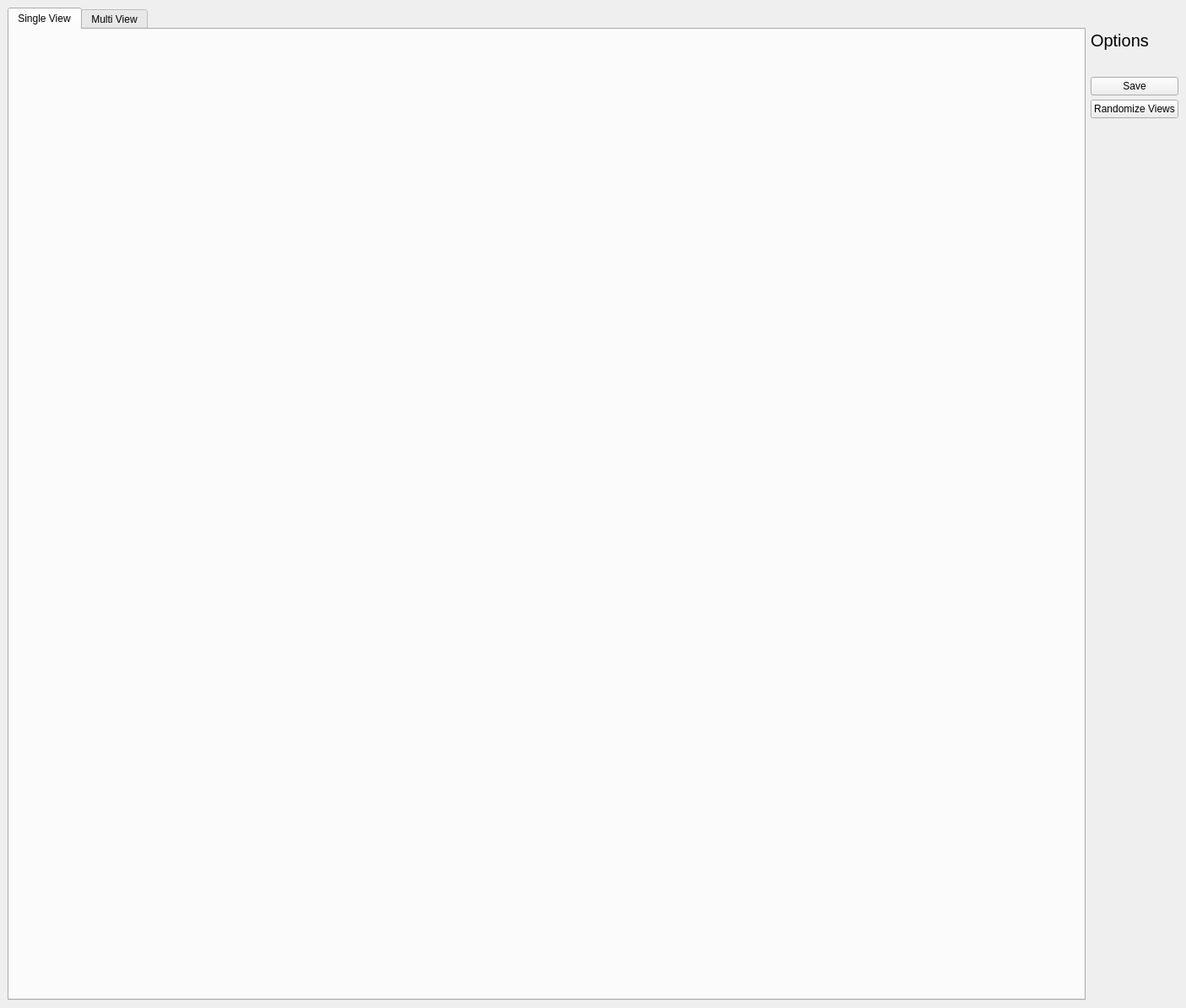
<?xml version="1.0" encoding="UTF-8"?>
<ui version="4.0">
 <class>main_window</class>
 <widget class="QMainWindow" name="main_window">
  <property name="geometry">
   <rect>
    <x>0</x>
    <y>0</y>
    <width>1405</width>
    <height>1194</height>
   </rect>
  </property>
  <property name="windowTitle">
   <string>ROARS: Labeler</string>
  </property>
  <property name="styleSheet">
   <string notr="true">
QMainWindow,QMessageBox,QTabWidget &gt; QWidget{
	background:#222;
}
QTabWidget{
	border:none;	
}
QTabBar::tab {
	
	margin-right:10px;
   padding:10px;
}
QPushButton,QTabBar::tab 
{
   background-color:#039BE5;
   border:none;
   color: white;
}
QLabel{
font:  &quot;Ubuntu&quot;;
color:white;
}
QPushButton:hover
{
   background-color:#03A9F4 !important;
   border:none;
}
QGroupBox{
	
}

QDoubleSpinBox,QSpinBox{
		background:white;
		color:black;
	font: 25 12pt &quot;Ubuntu&quot;;
}
QSpinBox::down-arrow,QSpinBox::up-arrow ,QDoubleSpinBox::down-arrow,QDoubleSpinBox::up-arrow {
 width: 15px;
    height:15px;
	margin:0;
	padding:0;
}

QDoubleSpinBox::down-arrow,QSpinBox::down-arrow {
    image: url(/home/daniele/work/ros/roars_ws/src/roars/data/gui_forms/images/minus.ico);
}
QDoubleSpinBox::up-arrow,QSpinBox::up-arrow {
    image: url(/home/daniele/work/ros/roars_ws/src/roars/data/gui_forms/images/plus.ico);
  
}
QDoubleSpinBox::up-button, QDoubleSpinBox::down-button,QSpinBox::up-button, QSpinBox::down-button  {
	width:15px;
	border:none;
}
QDoubleSpinBox::down-button:hover,QDoubleSpinBox::up-button:hover,QSpinBox::down-button:hover,QSpinBox::up-button:hover {
  background:#aaa;
}
QComboBox{
    background:white;
	border:none;
}
QComboBox::down-arrow {
    image: url(/home/daniele/work/ros/roars_ws/src/roars/data/gui_forms/images/plus.ico);
width:15px;
height:15px;
}
QComboBox::drop-down {
     subcontrol-origin: padding;
     subcontrol-position: top right;
     width: 25px;
 
     border-left-width: 1px;
     border-left-color: darkgray;
     border-left-style: dotted; /* just a single line */
  
 }

</string>
  </property>
  <widget class="QWidget" name="centralwidget">
   <property name="styleSheet">
    <string notr="true"/>
   </property>
   <layout class="QGridLayout" name="gridLayout_4">
    <item row="0" column="0">
     <layout class="QHBoxLayout" name="main_layout" stretch="4,1">
      <item>
       <widget class="QTabWidget" name="ui_main_tab">
        <property name="sizePolicy">
         <sizepolicy hsizetype="Preferred" vsizetype="Preferred">
          <horstretch>0</horstretch>
          <verstretch>0</verstretch>
         </sizepolicy>
        </property>
        <property name="currentIndex">
         <number>0</number>
        </property>
        <property name="elideMode">
         <enum>Qt::ElideNone</enum>
        </property>
        <widget class="QWidget" name="tab1">
         <attribute name="title">
          <string>Single View</string>
         </attribute>
         <layout class="QGridLayout" name="gridLayout_5">
          <item row="0" column="0">
           <layout class="QGridLayout" name="ui_view_single_container"/>
          </item>
         </layout>
        </widget>
        <widget class="QWidget" name="tab_2">
         <attribute name="title">
          <string>Multi View</string>
         </attribute>
         <layout class="QGridLayout" name="gridLayout_3">
          <item row="0" column="0">
           <layout class="QGridLayout" name="ui_view_grid_container" columnstretch="0,0">
            <item row="0" column="0">
             <layout class="QGridLayout" name="ui_view_container_1"/>
            </item>
            <item row="1" column="0">
             <layout class="QGridLayout" name="ui_view_container_3"/>
            </item>
            <item row="0" column="1">
             <layout class="QGridLayout" name="ui_view_container_2"/>
            </item>
            <item row="1" column="1">
             <layout class="QGridLayout" name="ui_view_container_4"/>
            </item>
           </layout>
          </item>
         </layout>
        </widget>
       </widget>
      </item>
      <item>
       <layout class="QVBoxLayout" name="right_bar" stretch="1,8">
        <property name="spacing">
         <number>5</number>
        </property>
        <item>
         <layout class="QVBoxLayout" name="verticalLayout">
          <item>
           <widget class="QLabel" name="label">
            <property name="font">
             <font>
              <pointsize>15</pointsize>
             </font>
            </property>
            <property name="text">
             <string>Options</string>
            </property>
           </widget>
          </item>
          <item>
           <widget class="QPushButton" name="ui_button_save">
            <property name="styleSheet">
             <string notr="true"/>
            </property>
            <property name="text">
             <string>Save</string>
            </property>
           </widget>
          </item>
          <item>
           <widget class="QPushButton" name="ui_button_randomize_views">
            <property name="text">
             <string>Randomize Views</string>
            </property>
           </widget>
          </item>
         </layout>
        </item>
        <item>
         <layout class="QGridLayout" name="ui_test_layout" rowstretch="1">
          <property name="leftMargin">
           <number>0</number>
          </property>
          <property name="horizontalSpacing">
           <number>0</number>
          </property>
          <property name="verticalSpacing">
           <number>15</number>
          </property>
         </layout>
        </item>
       </layout>
      </item>
     </layout>
    </item>
   </layout>
  </widget>
 </widget>
 <resources/>
 <connections/>
</ui>
